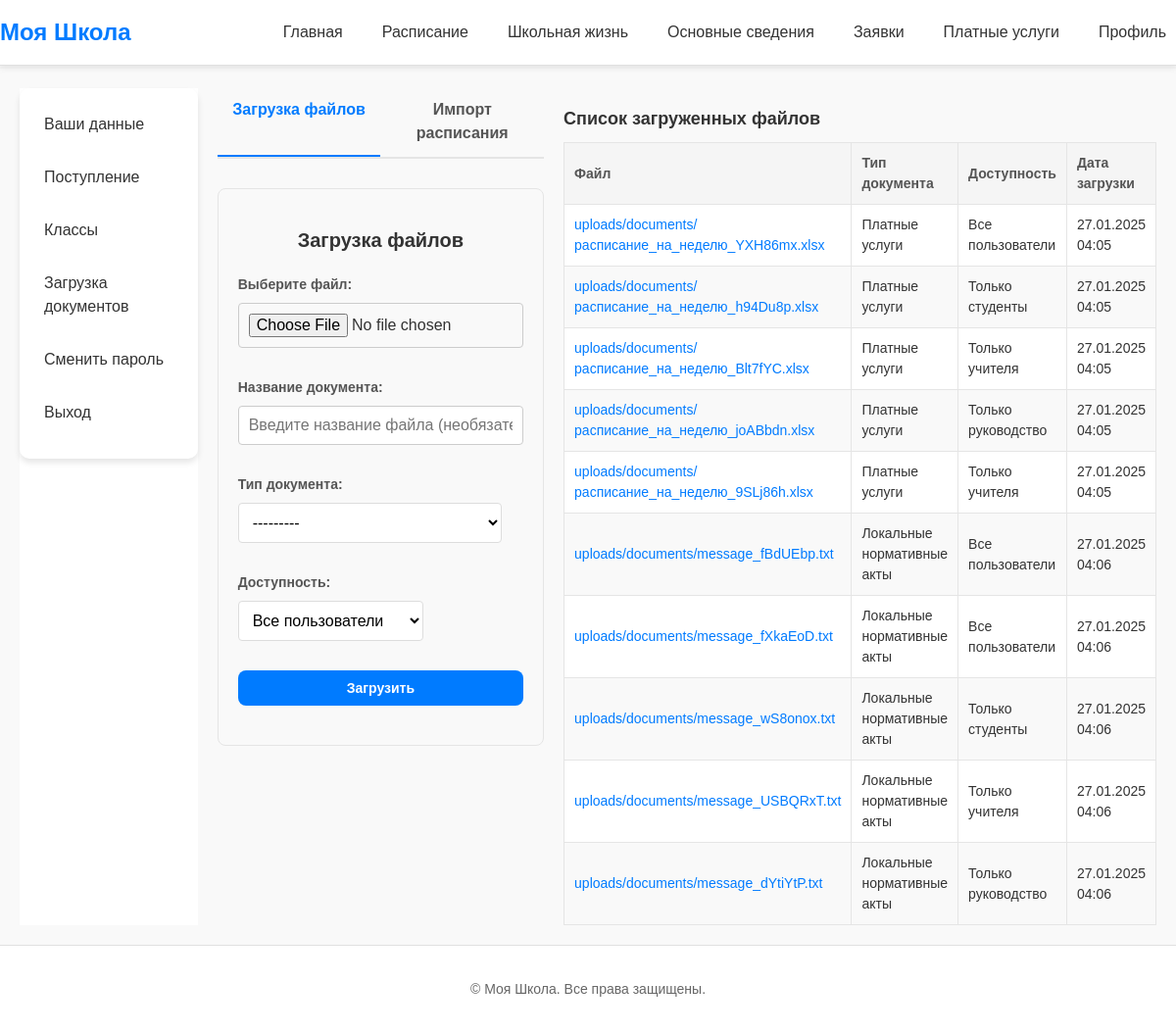
Page /profile/files/ (signed in) on the earlier database version.
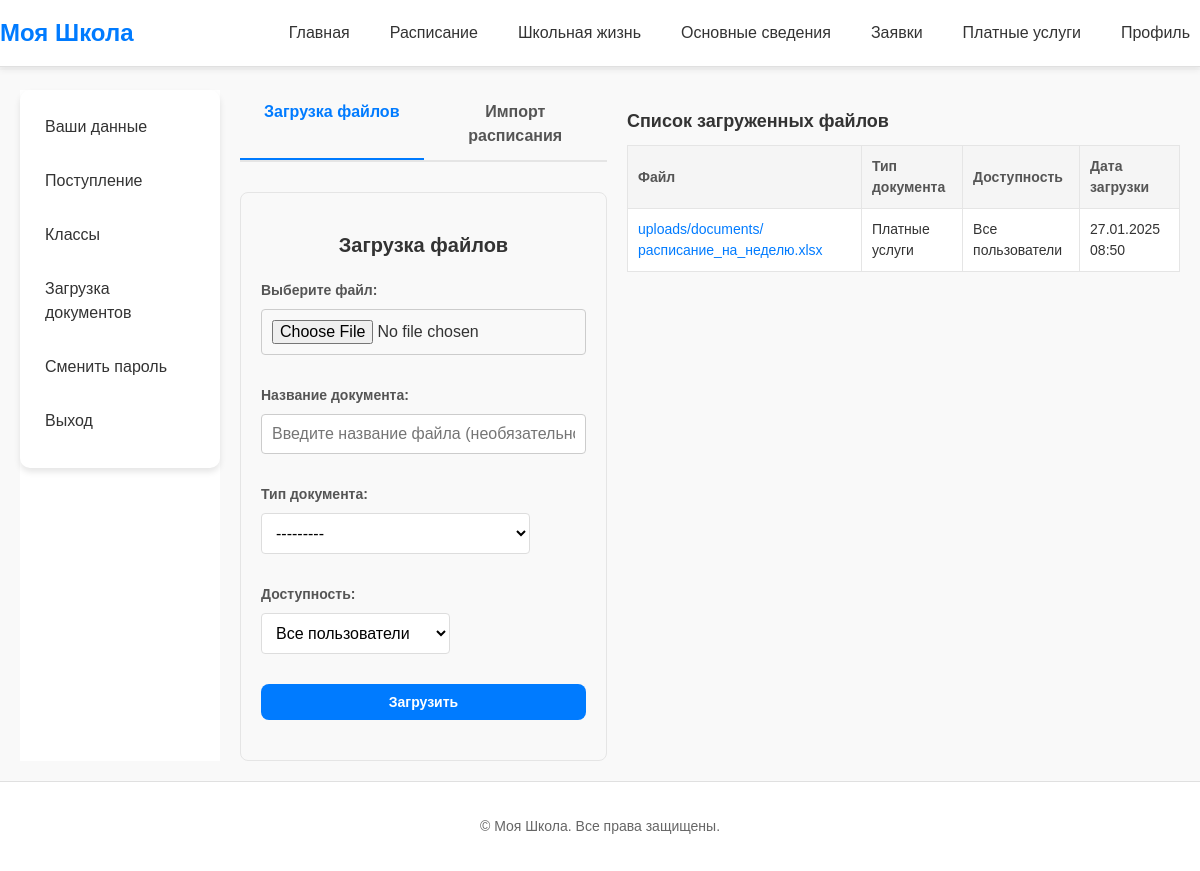
Same page on the later database version.
### school/models.py (models this page shows, shortened)
class UploadedFile(models.Model):
    CATEGORY_CHOICES = [
        ('local_regulations', 'Локальные нормативные акты'),
        ('paid_service', 'Платные услуги'),
    ]
    ACCESS_CHOICES = [
        ('all', 'Все пользователи'),
        ('students', 'Только студенты'),
        ('teachers', 'Только учителя'),
        ('management', 'Только руководство'),
    ]
    user = models.ForeignKey(User, on_delete=models.CASCADE, related_name="uploaded_files")
    name_file = models.CharField(max_length=50, verbose_name='Наименование', null=True)
    file = models.FileField(upload_to="uploads/documents/")
    file_type = models.CharField(max_length=50, choices=CATEGORY_CHOICES, verbose_name='Категория документа', null=True)
    access_level = models.CharField(max_length=15, choices=ACCESS_CHOICES, verbose_name='Доступ', default='all')
    uploaded_at = models.DateTimeField(auto_now_add=True)
    activities = models.ManyToManyField(
        'AdditionalActivity',
        blank=True,
        related_name="associated_files",
        verbose_name="Платные услуги"
    )
    apply_to_all_services = models.BooleanField(
        default=False,
        verbose_name="Применить ко всем платным услугам"
    )

### school/views.py (the view, shortened to what this page needs)
# urls.py: path('profile/files/', views.unified_view, name='director_file'),
@login_required
def unified_view(request):
    active_tab = request.POST.get('tab', 'upload-tab')
    role = access_role(request)[1]
    file_form = FileUploadForm()
    schedule_form = ExcelUploadForm()
    activities = AdditionalActivity.objects.all()
    files = UploadedFile.objects.all()
    return render(request, 'profile/upload_files.html', {
        'active_tab': active_tab,
        'file_form': file_form,
        'schedule_form': schedule_form,
        'activities': activities,
        'files': files,
        'role': role
    })

### school/forms.py (shortened to what this page needs)
class FileUploadForm(forms.ModelForm):
    activity = forms.ModelChoiceField(
        queryset=AdditionalActivity.objects.all(),
        required=False,
        label="Услуга (необязательно)"
    )
    name_file = forms.CharField(
        required=False,
        label="Название документа",
        widget=forms.TextInput(attrs={'class': 'form-control', 'placeholder': 'Введите название файла (необязательно)'})
    )
    class Meta:
        model = UploadedFile
        fields = ['file', 'name_file', 'file_type', 'access_level']
        widgets = {
            'file': forms.FileInput(attrs={'class': 'form-control'}),
            'file_type': forms.Select(attrs={'class': 'form-control'}),
            'access_level': forms.Select(attrs={'class': 'form-control'}),
        }

class ExcelUploadForm(forms.Form):
    excel_file = forms.FileField(required=True)

### templates/profile/upload_files.html (shortened to what this page needs)
{% extends 'index.html' %}
{% load static %}
{% block extra_css %}
    <link rel="stylesheet" href="{% static 'css/profile.css' %}">
{% endblock %}
{% block content %}
    <div class="profile-container">
        {% include 'profile/profile_menu.html' %}
        <div class="div">
            <div class="file-upload-tabs">
                <ul class="tabs">
                    <li class="tab-link active" data-tab="upload-tab">Загрузка файлов</li>
                    <li class="tab-link" data-tab="schedule-tab">Импорт расписания</li>
                </ul>
                <div id="upload-tab" class="tab-content active">
                    <div class="file-upload-container">
                        <h2 class="upload-title">Загрузка файлов</h2>
                        <form method="post" enctype="multipart/form-data" class="upload-form">
                            <div class="form-group">
                                <label for="id_file" class="form-label">Выберите файл:</label>
                                {{ file_form.file }}
                            </div>
                            <div class="form-group">
                                <label for="id_name_file" class="form-label">Название документа:</label>
                                {{ file_form.name_file }}
                            </div>
                            <div class="form-group">
                                <label for="id_file_type" class="form-label">Тип документа:</label>
                                {{ file_form.file_type }}
                            </div>
                            <div class="form-group">
                                <label for="id_access_level" class="form-label">Доступность:</label>
                                {{ file_form.access_level }}
                            </div>
                            <button type="submit" class="upload-btn">Загрузить</button>
                        </form>
                    </div>
                </div>
            </div>
        </div>
        <div class="uploaded-files-container">
            <h3 class="files-title">Список загруженных файлов</h3>
            <table class="files-table">
                <thead>
                <tr>
                    <th>Файл</th>
                    <th>Тип документа</th>
                    <th>Доступность</th>
                    <th>Дата загрузки</th>
                </tr>
                </thead>
                <tbody>
                {% for file in files %}
                    <tr>
                        <td>
                            <a href="{% url 'download_file' file.id %}" class="file-link" target="_blank">
                                {{ file.file.name }}
                            </a>
                        </td>
                        <td>{{ file.get_file_type_display }}</td>
                        <td>{{ file.get_access_level_display }}</td>
                        <td>{{ file.uploaded_at|date:"d.m.Y H:i" }}</td>
                    </tr>
                {% empty %}
                    <tr>
                        <td colspan="4" class="no-files">Файлы ещё не загружены.</td>
                    </tr>
                {% endfor %}
                </tbody>
            </table>
        </div>
    </div>
{% endblock %}

Differences in the rows shown:
removed UploadedFile: file.name "uploads/documents/расписание_на_неделю_YXH86mx.xlsx", file_type "Платные услуги", access_level "Все пользователи", uploaded_at "27.01.2025 04:05"
removed UploadedFile: file.name "uploads/documents/расписание_на_неделю_h94Du8p.xlsx", file_type "Платные услуги", access_level "Только студенты", uploaded_at "27.01.2025 04:05"
removed UploadedFile: file.name "uploads/documents/расписание_на_неделю_Blt7fYC.xlsx", file_type "Платные услуги", access_level "Только учителя", uploaded_at "27.01.2025 04:05"
removed UploadedFile: file.name "uploads/documents/расписание_на_неделю_joABbdn.xlsx", file_type "Платные услуги", access_level "Только руководство", uploaded_at "27.01.2025 04:05"
removed UploadedFile: file.name "uploads/documents/расписание_на_неделю_9SLj86h.xlsx", file_type "Платные услуги", access_level "Только учителя", uploaded_at "27.01.2025 04:05"
removed UploadedFile: file.name "uploads/documents/message_fBdUEbp.txt", file_type "Локальные нормативные акты", access_level "Все пользователи", uploaded_at "27.01.2025 04:06"
removed UploadedFile: file.name "uploads/documents/message_fXkaEoD.txt", file_type "Локальные нормативные акты", access_level "Все пользователи", uploaded_at "27.01.2025 04:06"
removed UploadedFile: file.name "uploads/documents/message_wS8onox.txt", file_type "Локальные нормативные акты", access_level "Только студенты", uploaded_at "27.01.2025 04:06"
removed UploadedFile: file.name "uploads/documents/message_USBQRxT.txt", file_type "Локальные нормативные акты", access_level "Только учителя", uploaded_at "27.01.2025 04:06"
removed UploadedFile: file.name "uploads/documents/message_dYtiYtP.txt", file_type "Локальные нормативные акты", access_level "Только руководство", uploaded_at "27.01.2025 04:06"
added UploadedFile: file.name "uploads/documents/расписание_на_неделю.xlsx", file_type "Платные услуги", access_level "Все пользователи", uploaded_at "27.01.2025 08:50"
